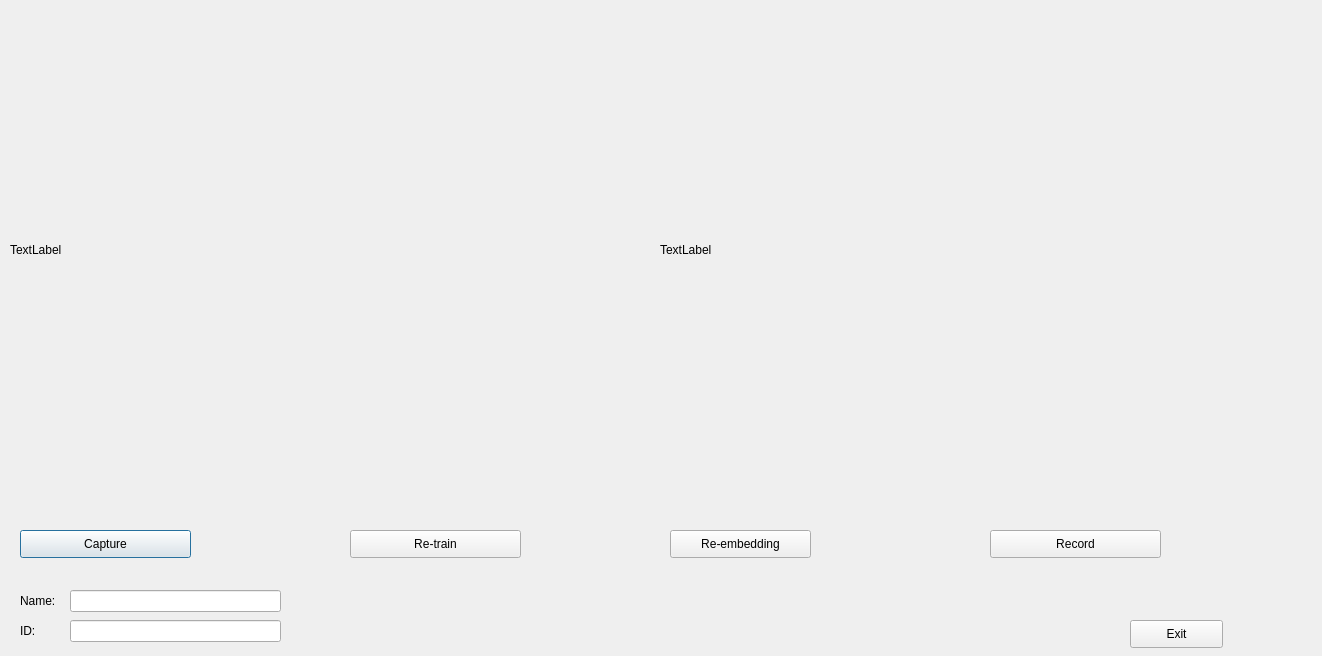
<?xml version="1.0" encoding="UTF-8"?>
<ui version="4.0">
 <class>UIT</class>
 <widget class="QDialog" name="UIT">
  <property name="geometry">
   <rect>
    <x>0</x>
    <y>0</y>
    <width>1322</width>
    <height>656</height>
   </rect>
  </property>
  <property name="windowTitle">
   <string>Dialog</string>
  </property>
  <widget class="QLabel" name="capture_icon_label">
   <property name="geometry">
    <rect>
     <x>10</x>
     <y>10</y>
     <width>640</width>
     <height>480</height>
    </rect>
   </property>
   <property name="text">
    <string>TextLabel</string>
   </property>
  </widget>
  <widget class="QLabel" name="record_label">
   <property name="geometry">
    <rect>
     <x>660</x>
     <y>10</y>
     <width>640</width>
     <height>480</height>
    </rect>
   </property>
   <property name="text">
    <string>TextLabel</string>
   </property>
  </widget>
  <widget class="QPushButton" name="capture_btn">
   <property name="geometry">
    <rect>
     <x>20</x>
     <y>530</y>
     <width>171</width>
     <height>28</height>
    </rect>
   </property>
   <property name="text">
    <string>Capture</string>
   </property>
  </widget>
  <widget class="QPushButton" name="re_train_btn">
   <property name="geometry">
    <rect>
     <x>350</x>
     <y>530</y>
     <width>171</width>
     <height>28</height>
    </rect>
   </property>
   <property name="text">
    <string>Re-train</string>
   </property>
  </widget>
  <widget class="QLineEdit" name="name_txt">
   <property name="geometry">
    <rect>
     <x>70</x>
     <y>590</y>
     <width>211</width>
     <height>22</height>
    </rect>
   </property>
  </widget>
  <widget class="QLabel" name="name">
   <property name="geometry">
    <rect>
     <x>20</x>
     <y>590</y>
     <width>51</width>
     <height>21</height>
    </rect>
   </property>
   <property name="text">
    <string>Name:</string>
   </property>
  </widget>
  <widget class="QLabel" name="id">
   <property name="geometry">
    <rect>
     <x>20</x>
     <y>620</y>
     <width>51</width>
     <height>21</height>
    </rect>
   </property>
   <property name="text">
    <string>ID:</string>
   </property>
  </widget>
  <widget class="QLineEdit" name="id_txt">
   <property name="geometry">
    <rect>
     <x>70</x>
     <y>620</y>
     <width>211</width>
     <height>22</height>
    </rect>
   </property>
  </widget>
  <widget class="QPushButton" name="exit_btn">
   <property name="geometry">
    <rect>
     <x>1130</x>
     <y>620</y>
     <width>93</width>
     <height>28</height>
    </rect>
   </property>
   <property name="text">
    <string>Exit</string>
   </property>
  </widget>
  <widget class="QPushButton" name="record_btn">
   <property name="geometry">
    <rect>
     <x>990</x>
     <y>530</y>
     <width>171</width>
     <height>28</height>
    </rect>
   </property>
   <property name="text">
    <string>Record</string>
   </property>
  </widget>
  <widget class="QPushButton" name="re_embedding_btn">
   <property name="geometry">
    <rect>
     <x>670</x>
     <y>530</y>
     <width>141</width>
     <height>28</height>
    </rect>
   </property>
   <property name="text">
    <string>Re-embedding</string>
   </property>
  </widget>
 </widget>
 <resources/>
 <connections/>
</ui>
